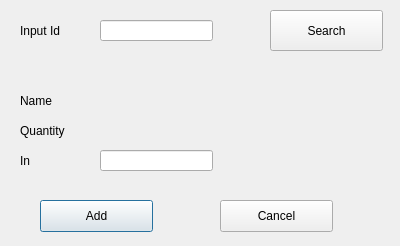
<?xml version="1.0" encoding="UTF-8"?>
<ui version="4.0">
 <class>In</class>
 <widget class="QDialog" name="In">
  <property name="geometry">
   <rect>
    <x>0</x>
    <y>0</y>
    <width>400</width>
    <height>246</height>
   </rect>
  </property>
  <property name="windowTitle">
   <string>Stock IN</string>
  </property>
  <widget class="QLabel" name="label_4">
   <property name="geometry">
    <rect>
     <x>20</x>
     <y>120</y>
     <width>71</width>
     <height>21</height>
    </rect>
   </property>
   <property name="text">
    <string>Quantity</string>
   </property>
  </widget>
  <widget class="QLabel" name="label">
   <property name="geometry">
    <rect>
     <x>20</x>
     <y>20</y>
     <width>71</width>
     <height>21</height>
    </rect>
   </property>
   <property name="text">
    <string>Input Id</string>
   </property>
  </widget>
  <widget class="QPushButton" name="Search">
   <property name="geometry">
    <rect>
     <x>270</x>
     <y>10</y>
     <width>113</width>
     <height>41</height>
    </rect>
   </property>
   <property name="text">
    <string>Search</string>
   </property>
  </widget>
  <widget class="QPushButton" name="Add">
   <property name="enabled">
    <bool>true</bool>
   </property>
   <property name="geometry">
    <rect>
     <x>40</x>
     <y>200</y>
     <width>113</width>
     <height>32</height>
    </rect>
   </property>
   <property name="text">
    <string>Add</string>
   </property>
   <property name="autoDefault">
    <bool>false</bool>
   </property>
   <property name="default">
    <bool>true</bool>
   </property>
  </widget>
  <widget class="QLineEdit" name="Id">
   <property name="geometry">
    <rect>
     <x>100</x>
     <y>20</y>
     <width>113</width>
     <height>21</height>
    </rect>
   </property>
  </widget>
  <widget class="QPushButton" name="Cancel">
   <property name="geometry">
    <rect>
     <x>220</x>
     <y>200</y>
     <width>113</width>
     <height>32</height>
    </rect>
   </property>
   <property name="text">
    <string>Cancel</string>
   </property>
  </widget>
  <widget class="QLabel" name="label_5">
   <property name="geometry">
    <rect>
     <x>20</x>
     <y>150</y>
     <width>71</width>
     <height>21</height>
    </rect>
   </property>
   <property name="text">
    <string>In</string>
   </property>
  </widget>
  <widget class="QLineEdit" name="Input">
   <property name="geometry">
    <rect>
     <x>100</x>
     <y>150</y>
     <width>113</width>
     <height>21</height>
    </rect>
   </property>
  </widget>
  <widget class="QLabel" name="label_6">
   <property name="geometry">
    <rect>
     <x>20</x>
     <y>90</y>
     <width>71</width>
     <height>21</height>
    </rect>
   </property>
   <property name="text">
    <string>Name</string>
   </property>
  </widget>
  <widget class="QLabel" name="Qty">
   <property name="geometry">
    <rect>
     <x>100</x>
     <y>120</y>
     <width>111</width>
     <height>21</height>
    </rect>
   </property>
   <property name="text">
    <string/>
   </property>
  </widget>
  <widget class="QLabel" name="Name">
   <property name="geometry">
    <rect>
     <x>100</x>
     <y>90</y>
     <width>111</width>
     <height>21</height>
    </rect>
   </property>
   <property name="text">
    <string/>
   </property>
  </widget>
  <widget class="QLabel" name="error">
   <property name="geometry">
    <rect>
     <x>18</x>
     <y>55</y>
     <width>191</width>
     <height>21</height>
    </rect>
   </property>
   <property name="text">
    <string/>
   </property>
   <property name="alignment">
    <set>Qt::AlignCenter</set>
   </property>
  </widget>
 </widget>
 <tabstops>
  <tabstop>Id</tabstop>
  <tabstop>Search</tabstop>
  <tabstop>Input</tabstop>
  <tabstop>Add</tabstop>
  <tabstop>Cancel</tabstop>
 </tabstops>
 <resources/>
 <connections/>
</ui>
